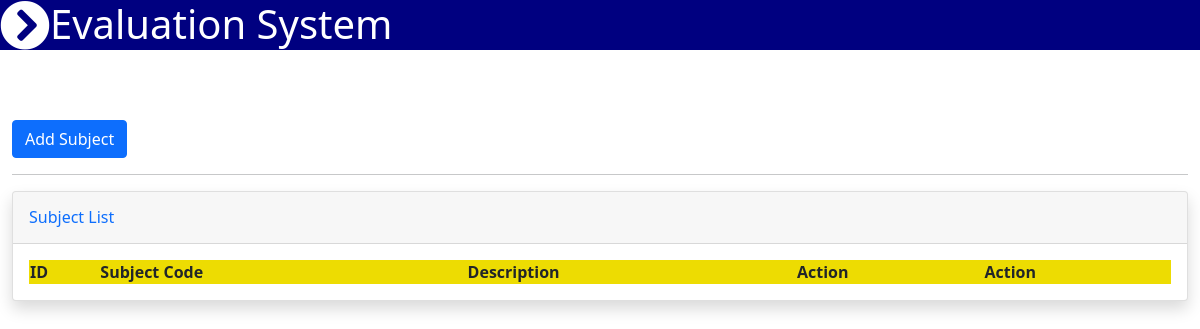
The page /subject_list.php (signed in) on the database as committed earlier.
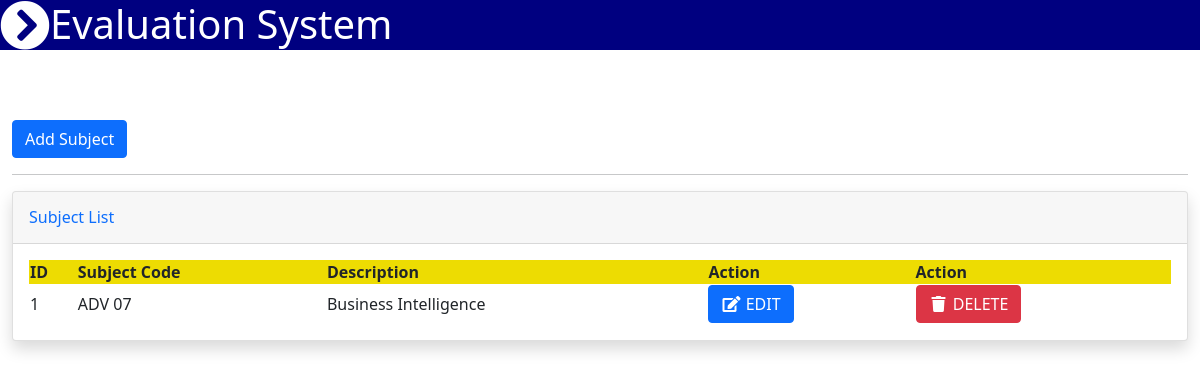
The same page on the database as committed later.
### tables this page shows
CREATE TABLE `subject` (
  `id` int(30) NOT NULL,
  `code` varchar(30) NOT NULL,
  `description` varchar(255) NOT NULL
);

### subject_list.php (the view, shortened to what this page needs)
<?php include_once'navbar.php'; ?>
<body id="page-top">
<div class="container-fluid py-5 my-5">
    <button type="button" class="btn btn-primary" data-bs-toggle="modal" data-bs-target="#staticBackdrop">
    Add Subject
    </button>
    <hr>
    <div class="card shadow mb-4">
        <div class="card-header py-3">
            <h6 class="m-0 font-weight-bold text-primary">Subject List</h6>
        </div>
        <div class="card-body">
            <div class="table-responsive">
            <?php
            include_once'koneksyon.php';
            $qryview = "SELECT * FROM subject ";
            $result = mysqli_query($koneksyon, $qryview);
            ?>
                <table class="display" id="myTable" width="100%" cellspacing="0">
                    <thead style="background-color: #eddc02;">
                        <tr>
                            <th>ID</th>
                            <th>Subject Code</th>
                            <th>Description</th>
                            <th>Action</th>
                            <th>Action</th>
                        </tr>
                    </thead>
                    <tbody>
                    <?php
                    $no = 1;
                    while($row = mysqli_fetch_array($result)) { ?>
                        <tr>
                            <td><?php echo $no; ?></td>
                            <td><?php echo $row['code']; ?></td>
                            <td><?php echo $row['description']; ?></td>
                            <td><a type="button" class="btn btn-primary" href="viewedit_subjectlist.php?id=<?php echo $row['id']; ?>"><span class="fa fa-fw fa-edit"></span> EDIT</a></td>
                            <td><button class="btn btn-danger" type="button" onClick="deleteme(<?php echo $row['id']; ?>)" name="delete"><span class="fa fa-fw fa-trash"></span> DELETE</button></td>
                        </tr>
                        <?php $no++; } ?>
                    </tbody>
                </table>
            </div>
        </div>
    </div>
</div>
</body>

Rows that differ between the two databases and show on the page:
added subject: code "ADV 07", description "Business Intelligence"
